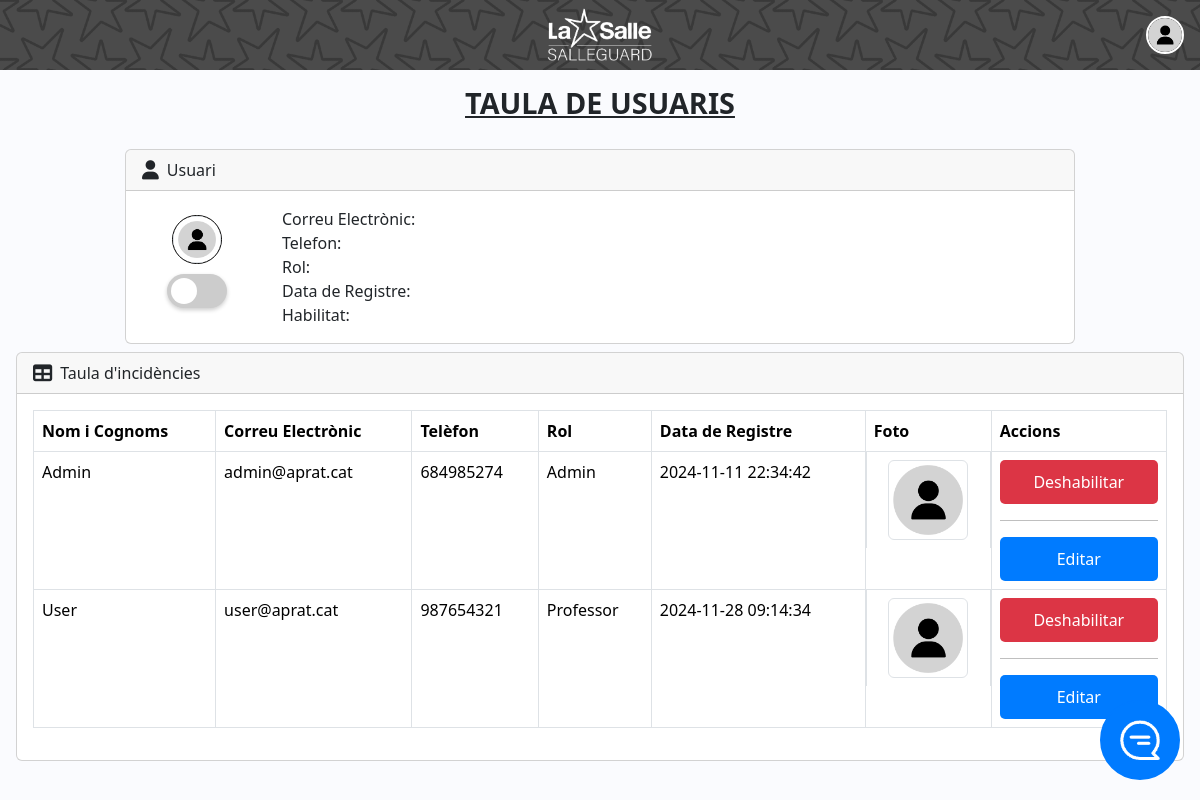
Page /index.php?controller=Login&method=gestionar_usuaris (signed in) on the committed database.
### tables this page shows
CREATE TABLE `usuaris` (
  `id` int(11) NOT NULL,
  `nom_cognoms` varchar(100) NOT NULL,
  `correu` varchar(100) NOT NULL,
  `contrasenya` varchar(255) NOT NULL,
  `telefon` varchar(20) DEFAULT NULL,
  `rol` enum('Professor','Tecnic','Admin') NOT NULL,
  `habilitat` tinyint(1) DEFAULT 1,
  `data_registre` timestamp NOT NULL DEFAULT current_timestamp(),
  `foto` text DEFAULT NULL
);

### app/controllers/Login.php (called while the page is built, shortened)
<?php
class LoginController
{
    public function gestionar_usuaris()
    {
        require "app/views/layouts/Forms/V_Todosusuarios.php";
    }
}

### app/views/layouts/Forms/V_Todosusuarios.php (the view, shortened to what this page needs)
<?php
include("app/views/layouts/header/header.php");
?>
<body>
    <div class="wrapper">
        <?php
        include("app/views/layouts/menu/menu.php");
        ?>
        <div class="main p-3">
            <div class="tittle-page">
                <h2>Taula de Usuaris</h2>
            </div>
            <div class="espacio-grande">
                <div class="espacio-medio">
                    <div class="w-100">
                        <div class='card mt-2 mb-2'>
                            <div class='card-header'>
                                <i class='fas fa-user'></i>
                                Usuari
                            </div>
                            <div class='cont-card-body card-body'>
                                <div class='contenido'>
                                    <div class='contenido1'>
                                        <div class='foto-usuario'>
                                            <img src='Images/Foto_Perfiles/user.png' alt='Foto de perfil' class='img-thumbnail'>
                                        </div>
                                        <div class='botones'>
                                            <label class="switch">
                                                <span class="slider"></span>
                                            </label>
                                        </div>
                                    </div>
                                    <div class='datos-usuario'>
                                        <span><strong>Correu Electrònic: </strong>
                                        </span><br>
                                        <span><strong>Telefon: </strong>
                                        </span><br>
                                        <span><strong>Rol: </strong>
                                        </span><br>
                                        <span><strong>Data de Registre: </strong>
                                        </span><br>
                                        <span><strong>Habilitat: </strong>
                                        </span><br>
                                    </div>
                                </div>
                            </div>
                        </div>
                    </div>
                </div>
            </div>
            <div class="card">
                <div class="card-header">
                    <i class="fas fa-table"></i>
                    Taula d'incidències
                </div>
                <div class="card-body">
                    <div class="table-responsive">
                        <table class="table table-bordered">
                            <thead>
                                <tr>
                                    <th>Nom i Cognoms</th>
                                    <th>Correu Electrònic</th>
                                    <th>Telèfon</th>
                                    <th>Rol</th>
                                    <th>Data de Registre</th>
                                    <th>Foto</th>
                                    <th>Accions</th>
                                </tr>
                            </thead>
                            <tbody>
                                <?php
                                require_once('app/models/connexio.php');
                                $sql = "SELECT id, nom_cognoms, correu, telefon, rol, habilitat, data_registre, foto
                                FROM usuaris";
                                $stmt = $conn->prepare($sql);
                                $stmt->execute();
                                $result = $stmt->get_result();
                                if ($result->num_rows > 0) {
                                    while ($row = $result->fetch_assoc()) {
                                        echo "<tr>";
                                        echo "<td>" . $row['nom_cognoms'] . "</td>";
                                        echo "<td>" . $row['correu'] . "</td>";
                                        echo "<td>" . $row['telefon'] . "</td>";
                                        echo "<td>" . $row['rol'] . "</td>";
                                        echo "<td>" . $row['data_registre'] . "</td>";
                                        $foto = $row['foto'] ? $row['foto'] : 'Images/Login/user.png';
                                        echo "<td class='text-center'><img src='" . $foto . "' class='img-thumbnail' width='80' height='80'></td>";
                                        if ($row['habilitat'] == 0) {
                                            echo "<td><form method='POST' action='index.php?controller=Perfil&method=habilitar'>
                                                        <input type='hidden' name='id' value='" . $row['id'] . "'>
                                                        <button type='submit' class='btn btn-success' style='background-color: #28a745'>Habilitar</button>
                                                    </form><hr>";
                                        } else if ($row['habilitat'] == 1) {
                                            echo "<td><form method='POST' action='index.php?controller=Perfil&method=deshabilitar'>
                                                        <input type='hidden' name='id' value='" . $row['id'] . "'>
                                                        <button type='submit' class='btn btn-danger'style='background-color: #dc3545'>Deshabilitar</button>
                                                    </form><hr>";
                                        }
                                        echo "<form method='POST' action='index.php?controller=Perfil&method=editar'>
                                                        <input type='hidden' name='id' value='" . $row['id'] . "'>
                                                        <button type='submit' class='btn btn-primary'>Editar</button>
                                                    </form>
                                            </td>";
                                        echo "</tr>";
                                    }
                                } else {
                                    echo "<tr><td colspan='9'>No hi ha incidències creades per aquest usuari.</td></tr>";
                                }
                                ?>
                            </tbody>
                        </table>
                    </div>
                </div>
            </div>
        </div>
    </div>
</body>

### index.php (shortened to what this page needs)
<?php
if (isset($_GET["controller"])) {
    $controller = $_GET["controller"];
    if (class_exists($controller)) {
        $controller = $controller . "Controller";
        if (class_exists($controller)) {
            $controller = new $controller();
            if (isset($_GET["method"])) {
                $method = $_GET["method"];
                if (method_exists($controller, $method)) {
                    $controller->$method();
                } else {
                    echo "No existe el método " . htmlspecialchars($method);
                }
            } else {
                echo "No existe el método en el controlador " . htmlspecialchars(get_class($controller));
            }
        } else {
            echo "No existe la clase del controlador " . htmlspecialchars($controller);
        }
    } else {
        echo "No existe el controlador " . htmlspecialchars($controller);
    }
} else {
    require("app/views/layouts/Forms/V_Login.php");
}
?>

### app/views/layouts/header/header.php (shortened to what this page needs)
<!DOCTYPE html>
<html lang="ca">
<head>
    <link rel="stylesheet" href="https://cdnjs.cloudflare.com/ajax/libs/font-awesome/6.0.0-beta3/css/all.min.css">
    <link href="https://cdn.lineicons.com/4.0/lineicons.css" rel="stylesheet" />
    <link href='https://cdnjs.cloudflare.com/ajax/libs/fullcalendar/5.11.3/main.min.css' rel='stylesheet' />
    <link rel="stylesheet" href="public/css/styleNav.css?v=1">
    <link rel="stylesheet" href="assets/dist/css/bootstrap.min.css">
    <link href="https://cdn.jsdelivr.net/npm/bootstrap-icons@1.10.5/font/bootstrap-icons.css" rel="stylesheet">
</head>
<?php
include("app/views/layouts/btn/xat.php");
?>

### app/views/layouts/btn/xat.php
<div class="btn-chat">
    <a href="index.php?controller=Login&method=xat">
        <img src="Images/Comment1Text.png" alt="chat" class="img-chat">
    </a>
</div>

### app/views/layouts/menu/menu.php (shortened to what this page needs)
<header id="header">
    <div class="header-content">
        <div class="d-flex">
            <button class="toggle-btn" type="button">
            </button>
        </div>
        <div class="text-center">
            <div class="logo">
                <a href="index.php?controller=Login&method=bienvenido">
                    <img src="Images/Login/Salleguard.png" alt="Logo">
                </a>
            </div>
        </div>
        <div class="d-flex">
            <button class="toggle-btn" type="button">
                <a href="index.php?controller=Perfil&method=info">
                    <?php
                    $foto = isset($_SESSION['usuari'][5]) && file_exists($_SERVER['DOCUMENT_ROOT'] . '/php/Prueba1/Incidencias/' . $_SESSION['usuari'][5])
                            ? $_SESSION['usuari'][5]
                            : 'Images/Foto_Perfiles/user.png';
                    ?>
                    <img src="<?php echo $foto; ?>" alt="Perfil">
                </a>
            </button>
        </div>
    </div>
</header>

### public/css/styleNav.css (style rules this page uses)
:root { --salle_dark: #000000; --salle: #141414; --salle_light: #3e3e3e; --salle_extralight: #c8c8c8; --salle_darkblue: #1B2C64; --salle_blue: #334273; --salle_lightblue: #F0F8FF; --salle_azul: #007bff; --salle_rojo: #dc3545; --salle_verde: #28a745; --salle_amarillo: #ffc107; --salle_naranja: #FFA500; --salle_gris: #A9A9A9; --salle_celeste: #5A9BD5; }
a { text-decoration: none; }
body { font-family: 'Poppins', sans-serif; }
.wrapper { display: flex; }
.main { margin-top: 70px; min-height: calc(100vh - 70px); width: 100%; overflow: hidden; transition: all 0.35s ease-in-out; background-color: #fafbfe; }
#header { width: 100%; height: 70px; display: flex; align-items: center; padding: 0; position: fixed; top: 0; left: 0; z-index: 1100; background: linear-gradient(rgba(30, 30, 30, 0.8), rgba(30, 30, 30, 0.8)), url('../../Images/Login/Sallenet_Fondo1.png') no-repeat; background-size: cover; background-position: center; }
.header-content { width: 100%; display: flex; align-items: center; justify-content: space-between; height: 100%; }
.d-flex { display: flex; align-items: center; justify-content: center; position: relative; width: 70px; }
.d-flex img { width: 38px; height: auto; border-radius: 50%; border: 2px solid #FFF; }
.text-center { display: flex; justify-content: center; }
.logo { width: 100%; height: 70px; padding: 7px; }
.logo img { width: auto; height: 100%; }
.toggle-btn { background-color: transparent; cursor: pointer; border: 0; padding: 1rem 1rem; position: relative; width: 70px; z-index: 1; }
.tittle-page h2 { display: flex; justify-content: center; font-size: 1.8rem; text-decoration: underline; font-weight: bold; text-transform: uppercase; margin-bottom: 20px; }
button[type="submit"] { width: 100%; padding: 10px 15px; font-size: 16px; border: none; border-radius: 5px; background-color: #007bff; color: #ffffff; cursor: pointer; transition: background-color 0.3s; }
.card-header { display: flex; align-items: center; justify-content: flex-start; }
.card-header i { margin-right: 8px; font-size: 1.2rem; }
.btn-chat { width: 80px; height: 80px; background-color: #007bff; border: 2px solid #007bff; color: white; border-radius: 50%; text-decoration: none; transition: transform 0.3s ease, background-color 0.3s ease, border-color 0.3s ease; touch-action: manipulation; display: flex; align-items: center; justify-content: center; position: fixed; right: 20px; bottom: 20px; animation: subirBajar 1s ease-in-out infinite; z-index: 9999; }
.btn-chat img { width: 50px; height: 50px; }
.table-responsive { overflow-x: auto; -webkit-overflow-scrolling: touch; }
.espacio-grande { width: 100%; display: flex; flex-direction: column; align-items: center; justify-content: center; }
.espacio-medio { width: 100%; max-width: 950px; display: flex; flex-direction: column; align-items: center; justify-content: center; }
.contenido { display: flex; flex-direction: row; align-items: center; justify-content: flex-start; max-height: 150px; gap: 10px; }
.contenido1 { display: flex; flex-direction: column; align-items: center; justify-content: flex-start; height: 100%; }
.foto-usuario { width: 45%; height: auto; max-height: 110px; max-width: 110px; border-radius: 50%; padding: 0; overflow: hidden; background-color: transparent; border: 1px solid #000000; display: flex; flex-direction: column; align-items: center; text-align: center; }
.foto-usuario img { width: auto; height: auto; object-fit: cover; background-color: transparent; }
.datos-usuario { margin-left: 20px; width: 55%; height: 100%; gap: 0; }
.datos-usuario span { font-size: 1rem; font-weight: 300; }
.switch { position: relative; display: inline-block; width: 60px; height: 34px; margin: 10px; }
.slider { position: absolute; cursor: pointer; top: 0; left: 0; right: 0; bottom: 0; background-color: #ccc; transition: 0.4s; border-radius: 34px; box-shadow: 0 2px 4px rgba(0, 0, 0, 0.2); }
.slider:before { content: ""; position: absolute; height: 26px; width: 26px; border-radius: 50%; left: 4px; bottom: 4px; background-color: white; transition: 0.4s; }

### app/views/layouts/Forms/V_Todosusuarios.php (style rules this page uses)
.btn-danger { background-color: #dc3545; border-color: #dc3545; }
.btn-primary { background-color: #007bff; border-color: #007bff; }

### rows in the picture
usuaris: nom_cognoms "Admin", correu "admin@aprat.cat", telefon "684985274", rol "Admin", data_registre "2024-11-11 22:34:42", foto (placeholder picture)
usuaris: nom_cognoms "User", correu "user@aprat.cat", telefon "987654321", rol "Professor", data_registre "2024-11-28 09:14:34", foto (placeholder picture)
